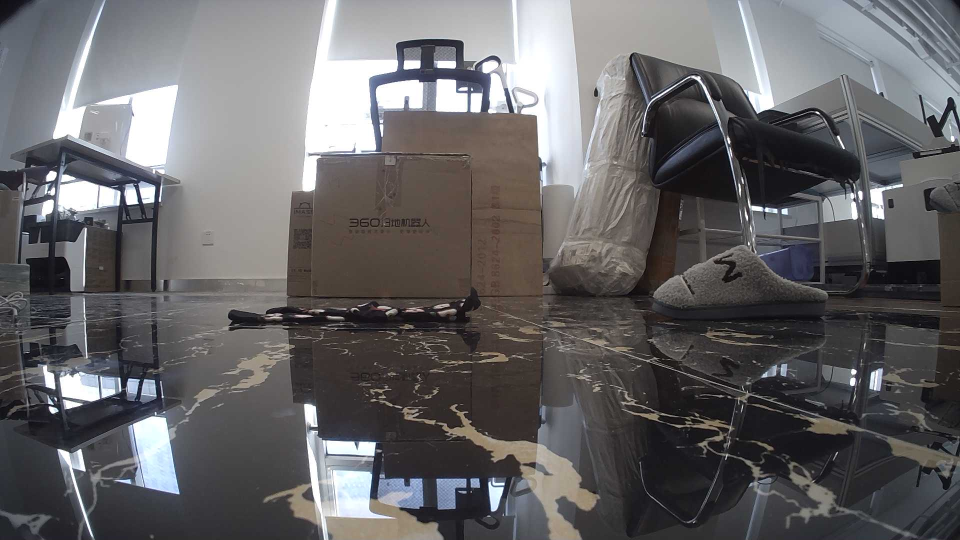
#> input picture tools/sdj.jpg, 1920 x 1080 px (shown at 1/2 size)
$ python distort.py
#> lines starting #> are read from the running program, lines starting #| are printed output that depends on the picture
import cv2 as cv
import math
import numpy as np


def MyDistort(img, fx, fy, cx, cy):
    k1, k2, k3 = -0.0324797, -0.0124873, 0.00710845  # 径向畸变
    p1, p2 = 0, 0  # 切向畸变

    my_distort = np.zeros_like(img)
    for x_index in range(width):
        for y_index in range(height):
            # 归一化坐标
            x = (x_index - cx) / fx
            y = (y_index - cy) / fy
            r = math.sqrt(x ** 2 + y ** 2)

            # 计算径向畸变和切向畸变
            x_distorted = x * (1 + k1 * r ** 2 + k2 * r ** 4 + k3 * r ** 6) + \
                          2 * p1 * x * y + p2 * (r ** 2 + 2 * x ** 2)
            y_distorted = y * (1 + k1 * r ** 2 + k2 * r ** 4 + k3 * r ** 6) + \
                          p1 * (r ** 2 + 2 * y ** 2) + 2 * p2 * x * y

            # 投影回素平面
            x_distorted = x_distorted * fx + cx
            y_distorted = y_distorted * fy + cy

            # 最近邻插值赋值
            if (x_distorted >= 0) and (y_distorted >= 0) and (x_distorted < width) and (y_distorted < height):
                my_distort[y_index, x_index] = img[int(y_distorted), int(x_distorted)]
            else:
                my_distort[y_index, x_index] = 0

    print(my_distort.shape)
    cv.imshow("my_distort", my_distort)


if __name__ == '__main__':
    img = cv.imread('sdj.jpg')
#> img is the input picture: shape (1080, 1920, 3); mean B, G, R 102.3, 100.8, 102.1
    height, width, channel = img.shape
#> height = 1080; width = 1920; channel = 3
    rate = 2
    height = height // rate
#> height = 540
    width = width // rate
#> width = 960
    img = cv.resize(img, (width, height))
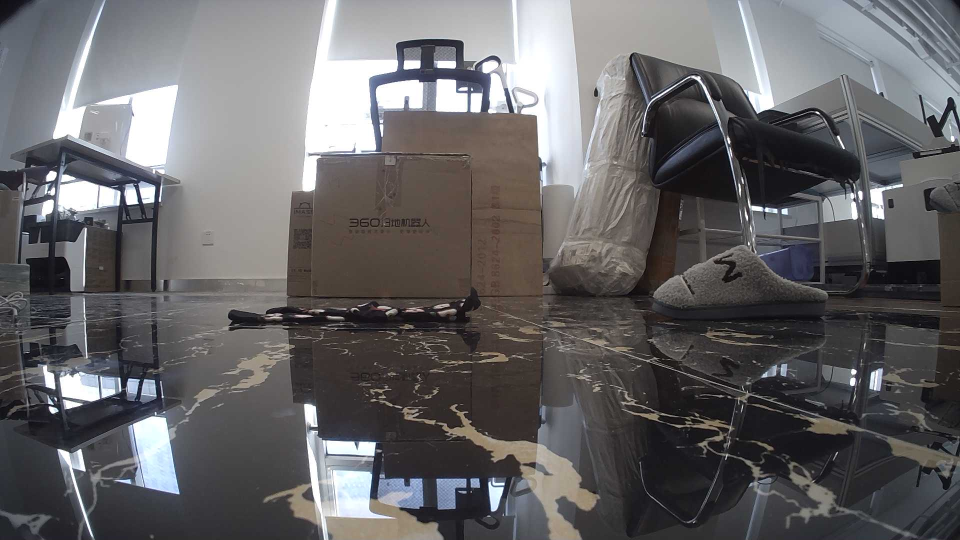
#> img: shape (540, 960, 3); mean B, G, R 102.5, 100.9, 102.2
    print(img.shape)
#| (540, 960, 3)
    cv.imshow("img", img)

    fx, fy = 929.760 / rate, 930.612 / rate  # 焦距
    cx, cy = 963.948 / rate, 573.713 / rate  # 光心
    k1, k2, k3, k4 = -0.0324797, -0.0124873, 0.00710845, -0.00250132  # 径向畸变
    p1, p2 = 0, 0  # 切向畸变

    MyDistort(img, fx, fy, cx, cy)
#> after the loop in MyDistort, `for x_index in range(width):`:
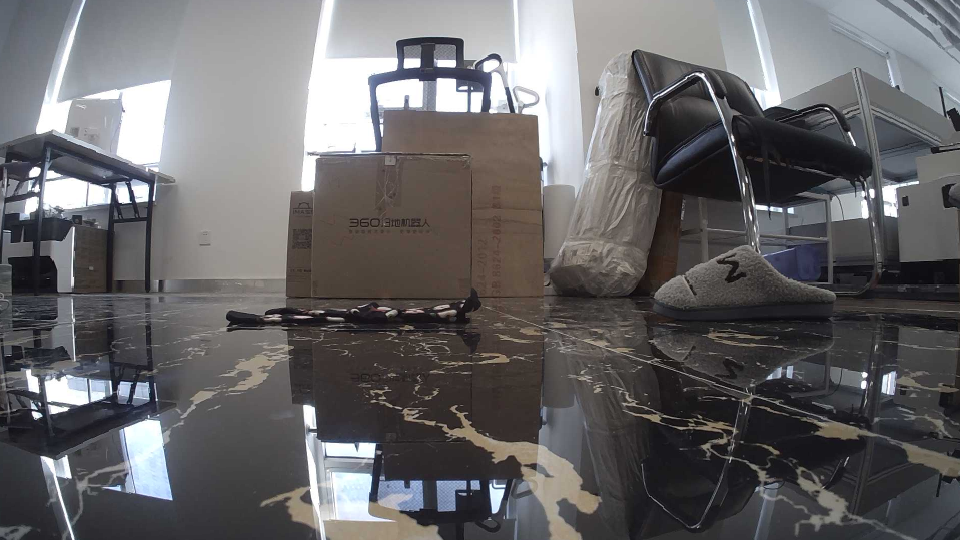
#> my_distort: shape (540, 960, 3); mean B, G, R 103.7, 102.2, 103.5
#| (540, 960, 3)

    camera_matrix = np.array([[fx, 0, cx],
                              [0, fy, cy],
                              [0, 0, 1.0]])

    dist_coef = np.array([k1, k2, p1, p2, k3])
    normal_distort = cv.undistort(img, camera_matrix, dist_coef)
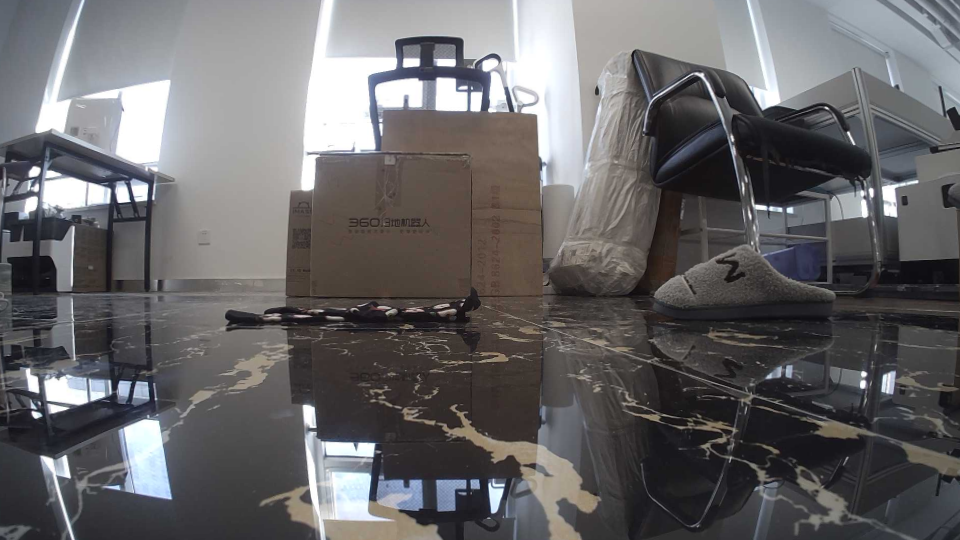
#> normal_distort: shape (540, 960, 3); mean B, G, R 103.7, 102.1, 103.5
    print(normal_distort.shape)
#| (540, 960, 3)
    cv.imshow("normal_distort", normal_distort)

    dist_coef = np.array([k1, k2, k3, k4])
    fisheye_distort = cv.fisheye.undistortImage(img, camera_matrix, dist_coef, Knew=camera_matrix)
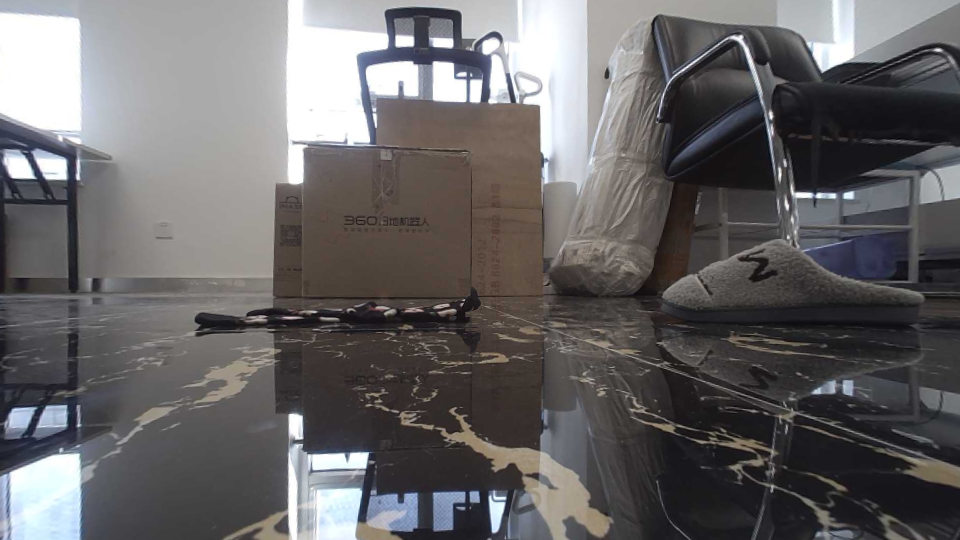
#> fisheye_distort: shape (540, 960, 3); mean B, G, R 103.2, 102.2, 104.2
    print(fisheye_distort.shape)
#| (540, 960, 3)
    cv.imshow('fisheye_distort', fisheye_distort)

    cv.waitKey(0)
